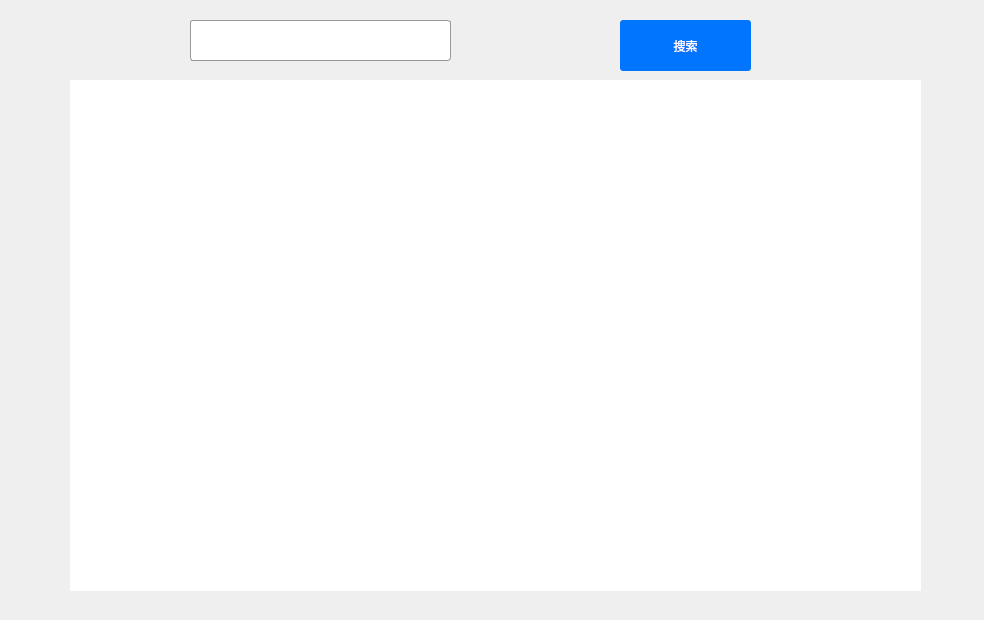
<?xml version="1.0" encoding="UTF-8"?>
<ui version="4.0">
 <class>ClsCour</class>
 <widget class="QWidget" name="ClsCour">
  <property name="geometry">
   <rect>
    <x>0</x>
    <y>0</y>
    <width>984</width>
    <height>620</height>
   </rect>
  </property>
  <property name="windowTitle">
   <string>Form</string>
  </property>
  <widget class="QTableView" name="tableView">
   <property name="geometry">
    <rect>
     <x>70</x>
     <y>80</y>
     <width>851</width>
     <height>511</height>
    </rect>
   </property>
   <property name="styleSheet">
    <string notr="true">border:none;
  outline:0px;
  background-color:rgb(255,255,255);
  alternate-background-color:  #F6FAFF;</string>
   </property>
  </widget>
  <widget class="QPushButton" name="search">
   <property name="geometry">
    <rect>
     <x>620</x>
     <y>20</y>
     <width>131</width>
     <height>51</height>
    </rect>
   </property>
   <property name="styleSheet">
    <string notr="true">color:#ffffff;
  background: #0275FF;
  border-radius: 3px;
</string>
   </property>
   <property name="text">
    <string>搜索</string>
   </property>
  </widget>
  <widget class="QLineEdit" name="lineEdit">
   <property name="geometry">
    <rect>
     <x>190</x>
     <y>20</y>
     <width>261</width>
     <height>41</height>
    </rect>
   </property>
   <property name="styleSheet">
    <string notr="true">border: 1px solid #999999;
  border-radius: 3px;
  color:#666666;
  font-size:9pt;</string>
   </property>
  </widget>
 </widget>
 <resources/>
 <connections/>
</ui>
